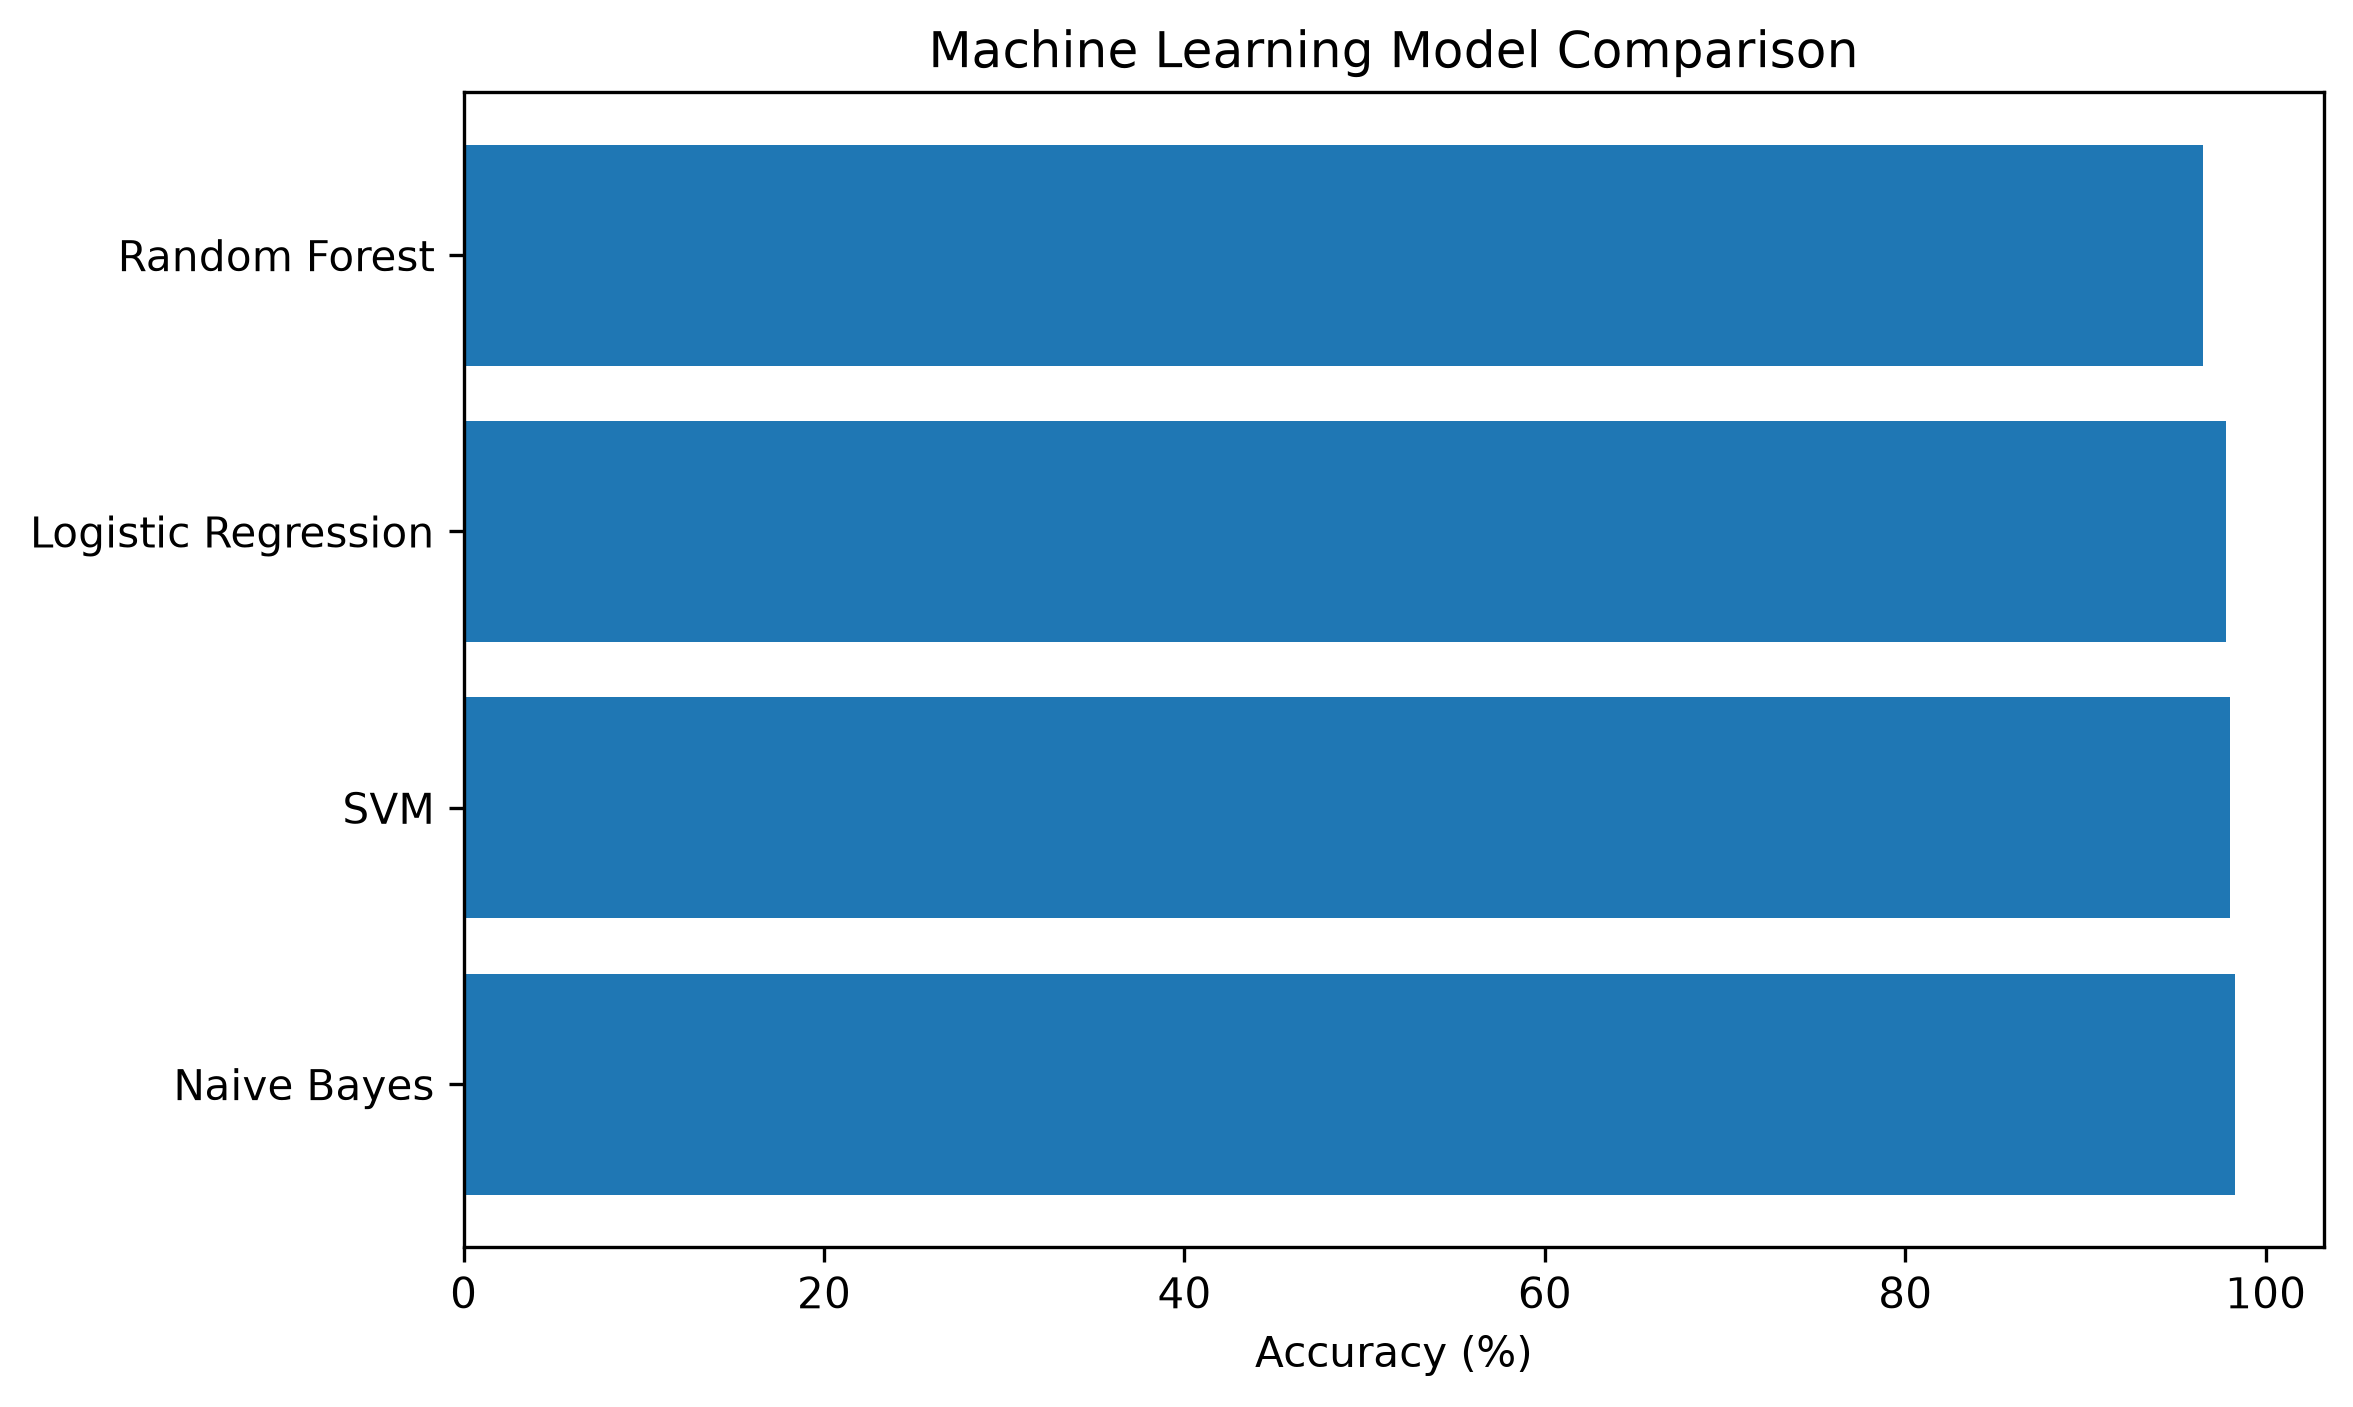

Write the Python code that produced this figure.
import matplotlib.pyplot as plt

models = ["Naive Bayes", "SVM", "Logistic Regression", "Random Forest"]
accuracy = [98.3, 98.0, 97.8, 96.5]

plt.figure(figsize=(8,5))
plt.barh(models, accuracy)

plt.title("Machine Learning Model Comparison")
plt.xlabel("Accuracy (%)")

plt.savefig("model_comparison.png", dpi=300, bbox_inches="tight")
plt.show()
